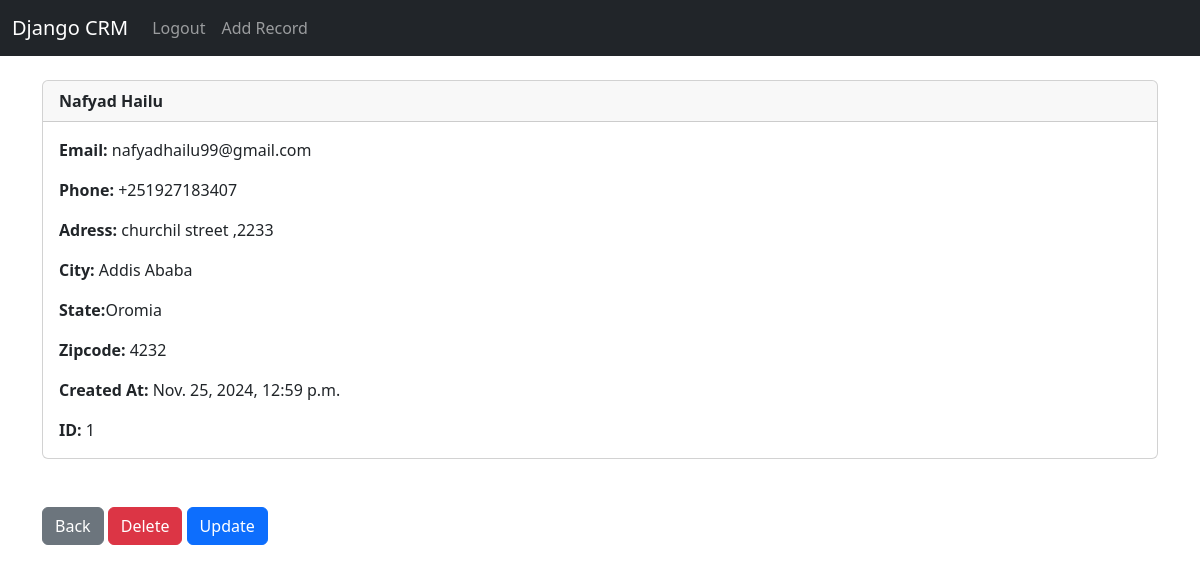
Page /record/1/ (signed in) on the earlier database version.
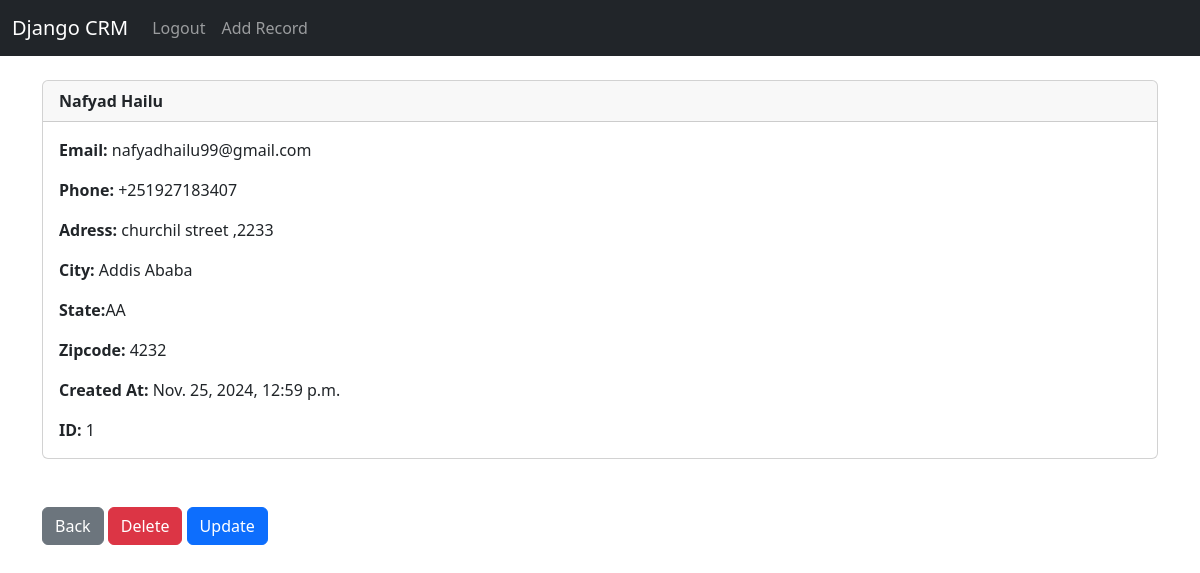
Same page on the later database version.
### website/models.py (models this page shows, shortened)
class Record(models.Model):
	created_at = models.DateTimeField(auto_now_add=True)
	first_name = models.CharField(max_length=50)
	last_name =  models.CharField(max_length=50)
	email =  models.CharField(max_length=100)
	phone = models.CharField(max_length=15)
	address =  models.CharField(max_length=100)
	city =  models.CharField(max_length=50)
	state =  models.CharField(max_length=50)
	zipcode =  models.CharField(max_length=20)

### website/views.py (the view)
# urls.py: path('record/<int:pk>/',views.customer_record,name='record'),
def customer_record(request,pk):
    if request.user.is_authenticated:
        customer_record = Record.objects.get(id=pk)
        return render(request,'record.html',{'record':customer_record})
    else:
        messages.success(request,'You must be logged in to view that page')
        return redirect('home')

### website/templates/record.html
{% extends 'base.html' %}
{% block content%}
<div class="card">
    <div class="card-header">
        <strong>
       {{record.first_name}}
       {{record.last_name}}
    </strong>
</div>
<div class="card-body">
    <p class="card-text"><strong>Email: </strong>{{record.email}}</p>
    <p class="card-text"><strong>Phone: </strong>{{record.phone}}</p>
    <p class="card-text"><strong>Adress: </strong>{{record.address}}</p>
    <p class="card-text"><strong>City: </strong>{{record.city}}</p>
    <p class="card-text"><strong>State:</strong>{{record.state}}</p>
    <p class="card-text"><strong>Zipcode: </strong>{{record.zipcode}}</p>
    <p class="card-text"><strong>Created At: </strong>{{record.created_at}}</p>
    <p class="card-text"><strong>ID: </strong>{{record.id}}</p>
</div>
</div>
<br><br>
<a href="{% url 'home' %}" class="btn btn-secondary">Back</a>
<a href="{% url 'delete_record' record.id %}" class="btn btn-danger">Delete</a>
<a href="{% url 'update_record' record.id %}" class="btn btn-primary">Update</a>
{% endblock %}

Differences in the rows shown:
changed Record "Nafyad": state "Oromia" → "AA"
